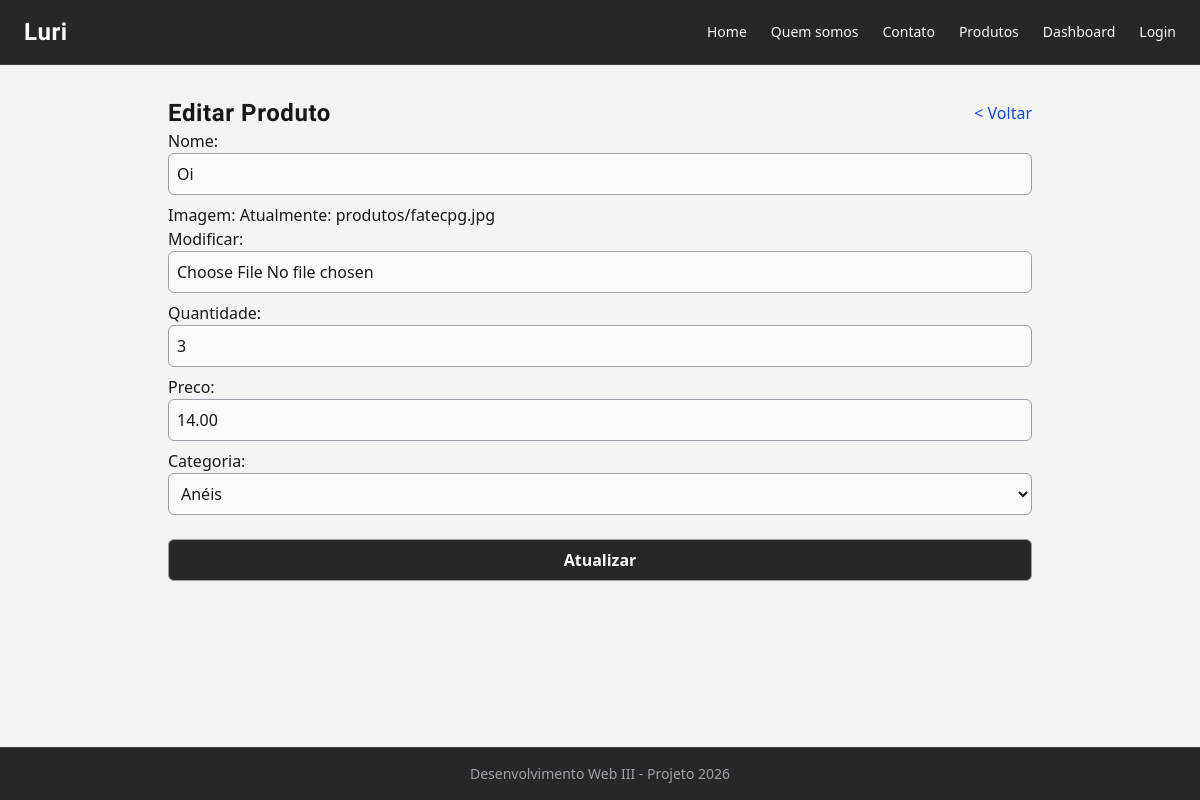
/edit-produto/8, run on the app's committed database.
### app/models.py (models this page shows)
class Produto(models.Model):
    nome = models.CharField(max_length=100)
    imagem = models.ImageField(upload_to='produtos/')
    quantidade = models.IntegerField()
    preco = models.DecimalField(max_digits=10, decimal_places=2)
    categoria = models.ForeignKey(Categoria, on_delete=models.SET_NULL, null=True, blank=True)

class Categoria(models.Model):
    nome= models.CharField(max_length=100)
    def __str__(self):
        return self.nome

### app/views.py (the view)
# urls.py: path('edit-produto/<int:id_prod>', views.editProduto, name='editproduto'),
def editProduto(request, id_prod):
    _produto = Produto.objects.get(id=id_prod)
    form = FormProduto(request.POST or None, request.FILES, instance=_produto)
    if request.POST:
        if form.is_valid():
            form.save()
            return redirect('adminproduto')
    else:
        form = FormProduto(instance=_produto)
    return render(request, 'produto/edit-produto.html', {'form': form})

### app/forms.py
class FormProduto(forms.ModelForm):
    class Meta:
        model = Produto
        fields = ['nome', 'imagem', 'quantidade', 'preco', 'categoria']

### app/templates/produto/edit-produto.html (shortened to what this page needs)
{% extends 'template.html' %}
{% block conteudo %}
<section class="section">
    <div class="change-container">
        <div class="change-title">
            <h1>Editar Produto</h1>
            <a href="{% url 'adminproduto' %}">< Voltar</a>
        </div>
        <form method="post" class="form" enctype="multipart/form-data">
            {{ form }}
            <input type="submit" value="Atualizar" class="btn">
        </form>
    </div>
</section>
{% endblock %}

### data on the page
Produto: nome "Oi", quantidade "3", preco "14.00", categoria "Anéis"
